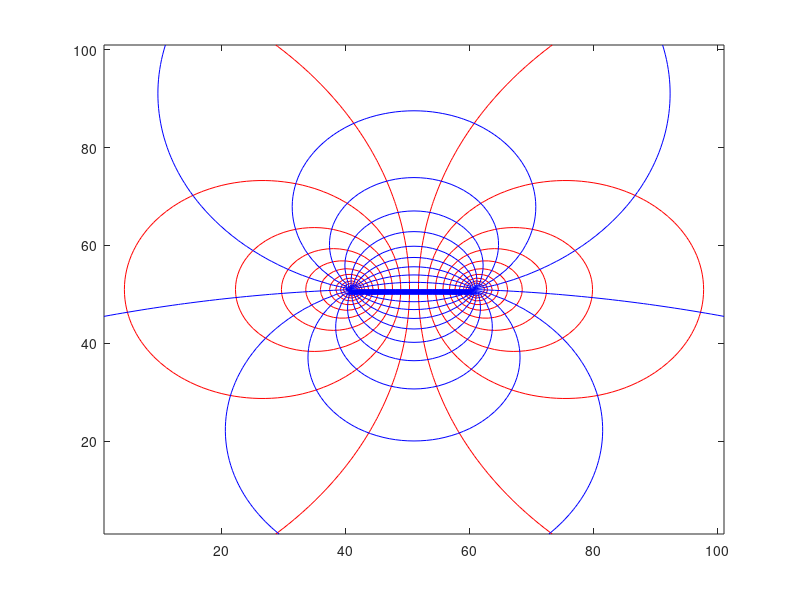

MATLAB code for this plot:
function potential_source_sink

clear all;
close all;

x=-10:0.2:10;
y=-10:0.2:10;
[X,Y] = meshgrid(x,y);

Q=1.0;
a = 2.0;
r1=sqrt((X+a).^2+Y.^2);
r2=sqrt((X-a).^2+Y.^2);
theta1 = atan2(Y,(X+a));
theta2 = atan2(Y,(X-a));

U=1.0;
alpha_deg=5;
alpha=alpha_deg/180.0*pi;
% Phi = U*(X.*cos(alpha)+Y.*sin(alpha));
% Psi = U*(Y.*cos(alpha)-X.*sin(alpha));
Phi = Q/(2*pi) * log(r1./r2);
Psi = Q/(2*pi) * (theta1-theta2);

contour(Phi,20,'LineColor','red');

hold on;
contour(Psi,20,'LineColor','blue');



end